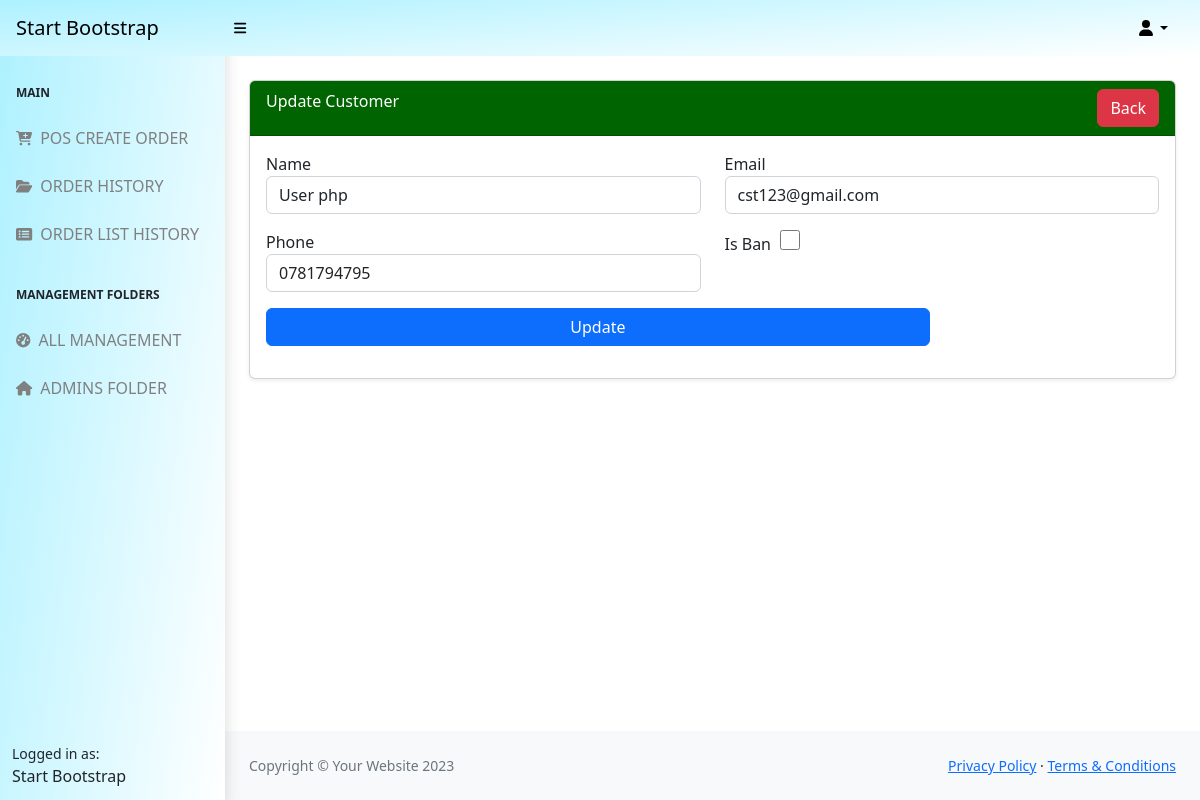
The page /admin/edit_customer.php?id=4 (signed in) on the database its author committed.
### tables this page shows
CREATE TABLE `customers` (
  `id` int(10) NOT NULL,
  `name` varchar(191) NOT NULL,
  `email` varchar(191) NOT NULL,
  `phone` varchar(14) NOT NULL,
  `active` tinyint(1) NOT NULL COMMENT '0=no_actice,1=active',
  `created_at` date NOT NULL DEFAULT current_timestamp()
);

### admin/includes/function.php (called while the page is built, shortened)
<?php
$con = mysqli_connect("localhost","root","","pos_php_project");
function validate($inputData){
    global $con;
    $validateData = mysqli_real_escape_string($con, $inputData);
    return trim($validateData);
}
function getById($tableName, $id){
    global $con;
    $table = validate($tableName);
    $id = validate($id);
    $query = mysqli_query($con, "SELECT * FROM $table WHERE id='$id' LIMIT 1");
    if($query){
       if(mysqli_num_rows($query) == 1){
           $row = mysqli_fetch_assoc($query);
           $response = [
            'status' => 200,
            'data' => $row,
            'message' => 'Data Found'
            ];
            return $response;
       }else{
           $response = [
               'status' => 404,
               'message' => 'Data Not Found'
           ];
           return $response;
       }
    }else{
        $response = [
            'status' => 500,
            'message' => 'Something Went Wrong!'
        ];
        return $response;
    }
}
?>

### admin/edit_customer.php (the view, shortened to what this page needs)
<?php include("includes/header.php"); ?>
<div class="container-fluid px-4">
    <div class="card mt-4 shadow-sm">
        <div class="card-header" style="background:darkgreen;color:white">
            Update Customer
            <a href="admins.php" class="btn btn-danger float-end">Back</a>
        </div>
        <div class="card-body">
            <form action="InsertCode.php" method="POST">
                <?php
                if(isset($_GET['id'])){
                    $adminId = $_GET['id'];
                    $data = getById('customers', $adminId);
                    if($data){
                        if($data['status'] == 200){
                            ?>
                <div class="row">
                    <div class="col-md-6 mb-3">
                        <label for="">Name</label>
                        <input type="text" name="name_cust" value="<?= $data['data']['name']; ?>" required class="form-control">
                    </div>
                    <div class="col-md-6 mb-3">
                        <label for="">Email</label>
                        <input type="email" name="email_cust" value="<?= $data['data']['email']; ?>" required class="form-control">
                    </div>
                    <div class="col-md-6 mb-3">
                        <label for="">Phone</label>
                        <input type="number" name="phone_cust" value="<?= $data['data']['phone']; ?>" required class="form-control">
                    </div>
                    <div class="col-md-3 mb-3">
                        <label for="">Is Ban</label>
                        <input type="checkbox" name="is_ban_cust" <?= $data['data']['active'] == true ? 'checked':'' ?> style="width:30px;height:20px">
                    </div>
                    <div class="col-md-9 mb-3">
                        <button type="submit" name="updateCustomer" class="btn btn-primary"style="width:100%">Update</button>
                    </div>
                </div>
                <?php
                        }else{
                            echo '<h5>'.$data['message'].'</h5>';
                        }
                    }else{
                        echo 'Something Went Wrong!';
                        return false;
                    }
                }else{
                    echo '<h5>No Id given in params.</h5>';
                    return false;
                }
                ?>
            </form>
        </div>
    </div>
</div>
<?php include("includes/footer.php"); ?>

### rows shown on the page
customers: name_cust "User php", email_cust "cst123@gmail.com", phone_cust "0781794795"
